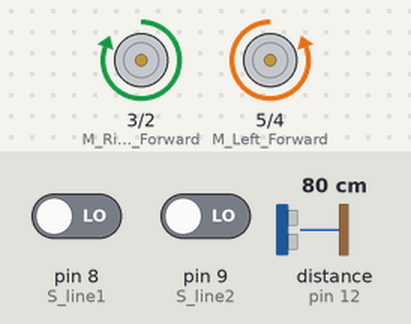
Simulated run of this sketch. Board: Arduino Uno, built with avr-gcc and run on an emulated ATmega328P. On the bench: motor-driver pin pairs drawn as motors (green arrow = first pin HIGH = forward, orange = second pin HIGH = backward, longer = more drive, scaled by the enable pin). The inputs (shaded band) are chosen by the test bench; at power-on: distance to the obstacle (sensor on pin 12) 80 cm, pin 8 (S_line1) LOW, pin 9 (S_line2) LOW. The echo pulse lasts 58.3 µs per cm.

Above: at 1.2 s.
1.3 s: distance to the obstacle (sensor on pin 12) set to 39 cm
2.8 s: distance to the obstacle (sensor on pin 12) set to 32 cm
At 3.3 s:
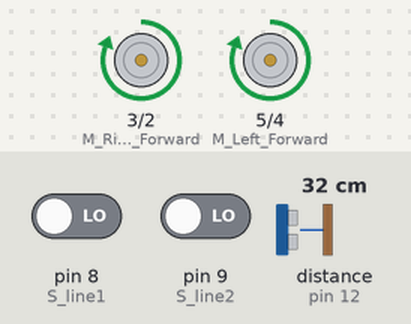
Timing chart, 0 to 5.8 s (numbered marks = the images above; inputs shaded):
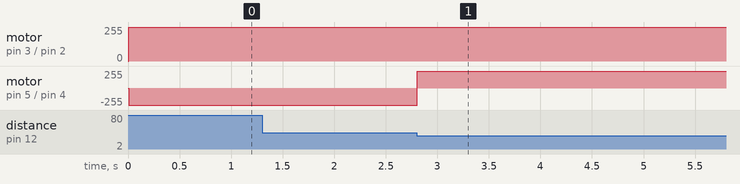

The sketch:

kegelring.ino
```cpp
#include <Ultrasonic.h>// подключаем библиотеку ультрасоник
// Trig - 11, Echo - 12

// настраеваем пины мотора и датчика. их нужно настроить только здесь один раз, дальше все функции движения заполнятся автоматически
#define M_Left_Forward 5
#define M_Left_Backward 4
#define M_Right_Forward 3
#define M_Right_Backward 2
#define M_Left_Speed 6
#define M_Right_Speed 7
#define S_line1 8
#define S_line2 9

Ultrasonic ultrasonic(11, 12);


void setup()
{
  pinMode(M_Left_Forward, OUTPUT);
  pinMode(M_Right_Forward, OUTPUT);
  pinMode(M_Left_Backward, OUTPUT);
  pinMode(M_Right_Backward, OUTPUT);
  pinMode(M_Left_Speed, OUTPUT);
  pinMode(M_Right_Speed, OUTPUT);
  pinMode(S_line1, INPUT);
  pinMode(S_line2, INPUT);
  //pinMode(9, INPUT);
  Serial.begin(9600);
}

void loop()
{
  // код для проверки работы датчиков
  /*Serial.print("Sensor1: ");
  Serial.print(digitalRead(S_line1));
  Serial.print(" Sensor2: ");
  Serial.println(digitalRead(S_line2));
  */

  /*
   Serial.print("distance: ")
   Serial.println(ultrasonic.Read())
   */
  scan_area(35); // здесь можно настроить расстояние до срабатывания датчика
  push_out();
}
```

func.ino
```cpp
void forward()
{
  digitalWrite(M_Left_Forward, HIGH);
  digitalWrite(M_Right_Forward, HIGH);
  digitalWrite(M_Left_Backward, LOW);
  digitalWrite(M_Right_Backward, LOW);
  analogWrite(M_Left_Speed, 255);
  analogWrite(M_Right_Speed, 255);
}

void backward()
{
  digitalWrite(M_Left_Forward, LOW);
  digitalWrite(M_Right_Forward, LOW);
  digitalWrite(M_Left_Backward, HIGH);
  digitalWrite(M_Right_Backward, HIGH);
  analogWrite(M_Left_Speed, 255);
  analogWrite(M_Right_Speed, 255);
}

void left()
{
  digitalWrite(M_Left_Forward, LOW);
  digitalWrite(M_Right_Forward, HIGH);
  digitalWrite(M_Left_Backward, HIGH);
  digitalWrite(M_Right_Backward, LOW);
  analogWrite(M_Left_Speed, 255);
  analogWrite(M_Right_Speed, 255);
}

void right()
{
  digitalWrite(M_Left_Forward, HIGH);
  digitalWrite(M_Right_Forward, LOW);
  digitalWrite(M_Left_Backward, LOW);
  digitalWrite(M_Right_Backward, HIGH);
  analogWrite(M_Left_Speed, 255);
  analogWrite(M_Right_Speed, 255);
}

void stopm()
{
  digitalWrite(M_Left_Forward, LOW);
  digitalWrite(M_Right_Forward, LOW);
  digitalWrite(M_Left_Backward, LOW);
  digitalWrite(M_Right_Backward, LOW);
  analogWrite(M_Left_Speed, 0);
  analogWrite(M_Right_Speed, 0);
}


int search_pin(int R) //функция поиск кегли (радиус поиска) возвращает значение 1 или 0
{
  int dist = ultrasonic.read();
  if ((dist < R) && (dist!=0)) //данным условием избавляемся от ошибки
  {
    return(1);
  }
  else
  {
    return(0);
  }
 }


void scan_area(int R) //функция сканирования (радиус поиска)
{
  while(!search_pin(R)) //пока не нашли кеглю вращаемся
  {
    left();
    delay(10);
  }
  stopm();
}


void push_out()//функция выталкивания кеглей
{
  int t0 = millis();

  while(digitalRead(S_line1) == 0 && digitalRead(S_line2) == 0)
  {
    forward();
  }
  int t1 = millis();
  int dt = t1 - t0;
  stopm();
  backward();
  delay(dt);
  stopm();
}
```

Measured:
- the behaviour switches between 35 and 34 cm on distance to the obstacle (sensor on pin 12) (found by bisection; images 0 and 1)
- after the input at 1.3 s, every drawn part: stays the same
- after the input at 2.8 s, motor on pin 5 (M_Left_Forward) / pin 4 (M_Left_Backward): backward 255/255 → forward 255/255 at once
